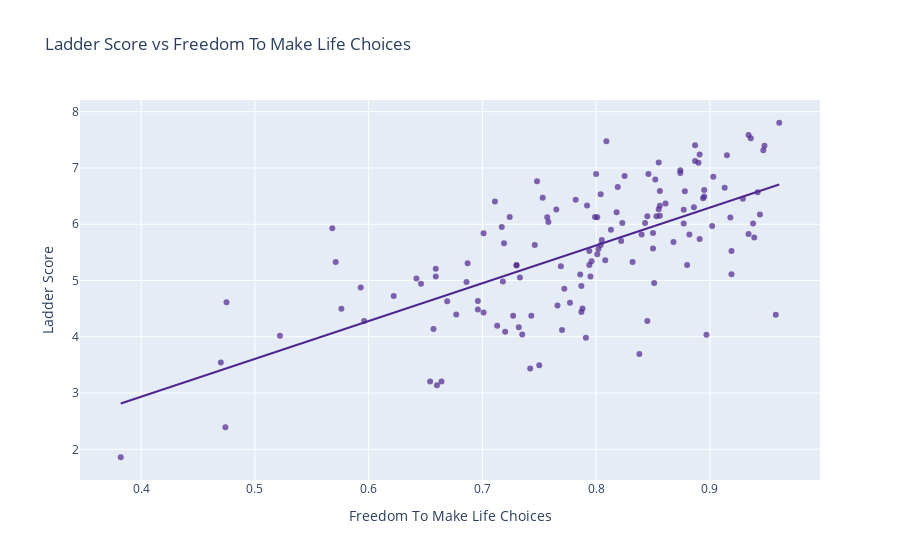

Source (notebook cell):
### Markdown cell above
## Scatter Plot: Ladder Score vs Freedom To Make Life Choices  

This scatter plot examines how **freedom to make life choices** relates to **Ladder Score**.  

**Key Observations:**  
- There is a **strong positive correlation**: countries where people report more freedom tend to have higher happiness scores.  
- **Top-ranking countries** (Finland, Denmark, Iceland) are in the top-right corner, combining high freedom (~0.93–0.96) with high happiness (~7.5–7.8).  
- **Lowest-ranking countries** (Afghanistan, Lebanon) are at the bottom-left, indicating low freedom (0.38–0.47) and very low happiness (1.86–2.39).  
- Some middle-income countries (like Israel, Netherlands) show **moderate freedom** but still maintain high happiness, suggesting **freedom is necessary but interacts with other factors** like social support and GDP.  
- The OLS trendline confirms freedom as a **critical predictor of happiness**, second only to social support in explanatory power.  

**Conclusion:**  
- Enhancing **personal freedom and choice** is strongly linked to national well-being.  
- Countries with limited freedom face substantial constraints on overall happiness, even if other factors (like GDP) are moderate.

### Code cell
px.scatter(
    df_whr,
    x="Freedom To Make Life Choices",
    y="Ladder Score",
    hover_name=df_whr.index,
    title="Ladder Score vs Freedom To Make Life Choices",
    labels={"Freedom To Make Life Choices": "Freedom To Make Life Choices", "Ladder Score": "Ladder Score"},
    color_discrete_sequence=["#4E268F"],
    opacity=0.7,
    trendline="ols"
)

### Figure 1 — Plotly figure (JSON) as saved in the notebook; plotly's stock layout.template omitted (floating-point values rounded to 4 significant figures; data arrays with more than 128 entries replaced by an {"elided": "..."} marker saying what was removed)
{"data": [{"hovertemplate": "<b>%{hovertext}</b><br><br>Freedom To Make Life Choices=%{x}<br>Ladder Score=%{y}<extra></extra>", "hovertext": {"elided": "136 str values"}, "legendgroup": "", "marker": {"color": "#4E268F", "opacity": 0.7, "symbol": "circle"}, "mode": "markers", "name": "", "orientation": "v", "showlegend": false, "type": "scatter", "x": {"elided": "136 float values"}, "xaxis": "x", "y": {"elided": "136 float values"}, "yaxis": "y"}, {"hovertemplate": "<b>OLS trendline</b><br>Ladder Score = 6.72471 * Freedom To Make Life Choices + 0.244824<br>R<sup>2</sup>=0.438190<br><br>Freedom To Make Life Choices=%{x}<br>Ladder Score=%{y} <b>(trend)</b><extra></extra>", "legendgroup": "", "marker": {"color": "#4E268F", "symbol": "circle"}, "mode": "lines", "name": "", "showlegend": false, "type": "scatter", "x": {"elided": "136 float values"}, "xaxis": "x", "y": {"elided": "136 float values"}, "yaxis": "y"}], "layout": {"legend": {"tracegroupgap": 0}, "title": {"text": "Ladder Score vs Freedom To Make Life Choices"}, "xaxis": {"anchor": "y", "domain": [0, 1], "title": {"text": "Freedom To Make Life Choices"}}, "yaxis": {"anchor": "x", "domain": [0, 1], "title": {"text": "Ladder Score"}}}}
